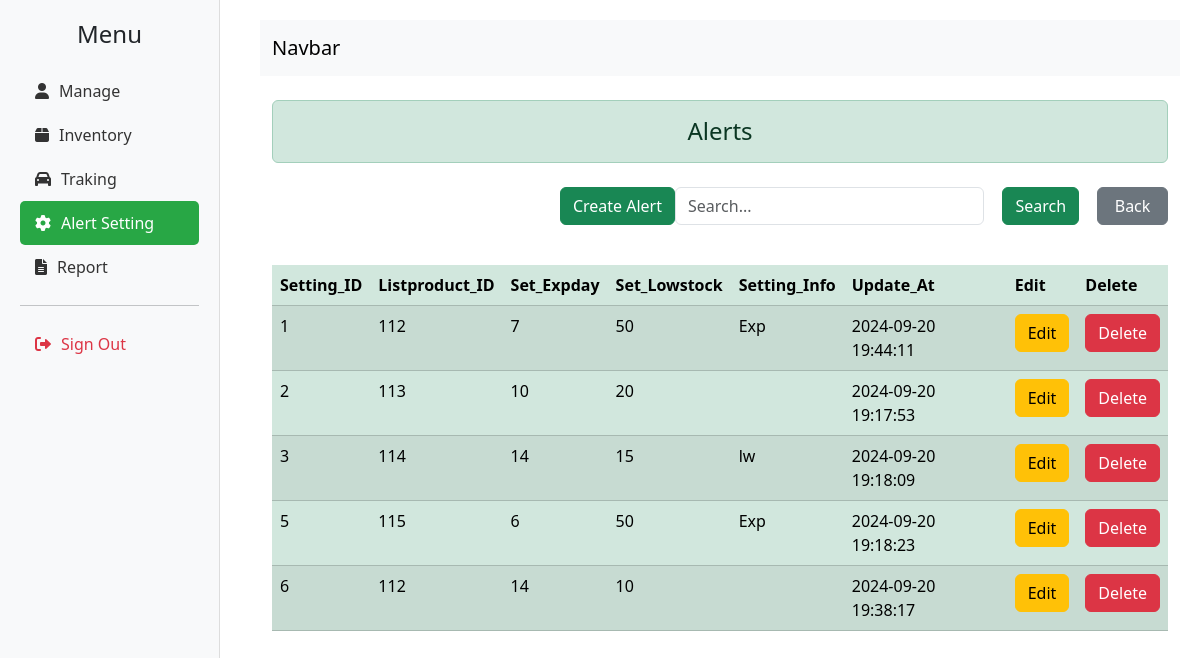
The page /jobdb/page/admin/alert_setting.php on the database as committed earlier.
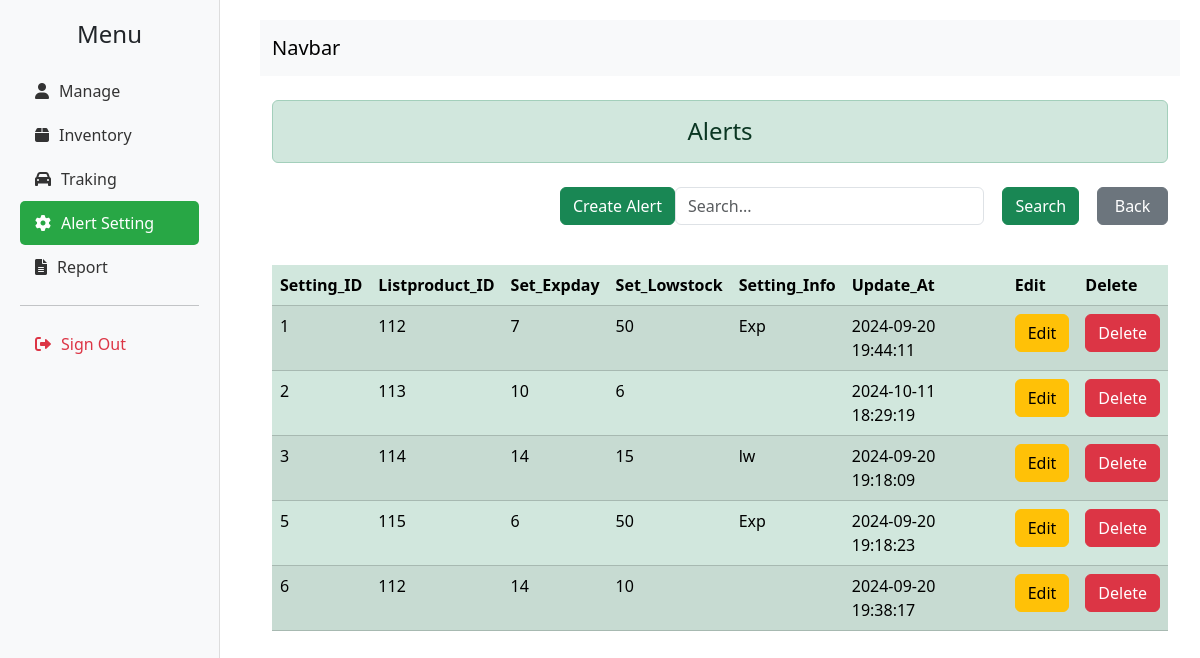
The same page on the database as committed later.
### tables this page shows
CREATE TABLE `alerts_setting` (
  `setting_id` int(11) NOT NULL,
  `listproduct_id` int(11) NOT NULL,
  `set_expday` int(50) NOT NULL,
  `set_lowstock` int(50) NOT NULL,
  `setting_info` text NOT NULL,
  `update_at` timestamp NOT NULL DEFAULT current_timestamp() ON UPDATE current_timestamp()
);

### jobdb/page/admin/alert_setting.php (the view, shortened to what the changed rows need)
<?php
try {
    $conn = new ConnectionDatabase();
    $conn = $conn->connect();
    $search = isset($_GET['search']) ? $_GET['search'] : '';
    $query = "SELECT * FROM alerts_setting WHERE setting_id LIKE ? OR set_expday LIKE ? OR set_lowstock LIKE ?";
    $stmt = $conn->prepare($query);
    $search_param = "%$search%";
    $stmt->bind_param("sss", $search_param, $search_param, $search_param);
    $stmt->execute();
    $result = $stmt->get_result();
} catch (Exception $e) {
    echo "Error: " . $e->getMessage();
    exit;
}
?>
<!doctype html>
<html lang="en">
<head>
    <link href="https://cdn.jsdelivr.net/npm/bootstrap@5.3.3/dist/css/bootstrap.min.css" rel="stylesheet">
    <link href="https://cdnjs.cloudflare.com/ajax/libs/font-awesome/6.0.0-beta3/css/all.min.css" rel="stylesheet">
</head>
<body>
    <div class="content">
        <div class="container">
            <div class="table-responsive table-container">
                <table class="table table-success table-striped table-hover">
                    <thead>
                        <tr>
                            <th>Setting_ID </th>
                            <th>Listproduct_ID</th>
                            <th>Set_Expday</th>
                            <th>Set_Lowstock</th>
                            <th>Setting_Info</th>
                            <th>Update_At</th>
                            <th>Edit</th>
                            <th>Delete</th>
                        </tr>
                    </thead>
                    <tbody>
                        <?php
                        if ($result) {
                            if ($result->num_rows > 0) {
                                while ($row = $result->fetch_assoc()) {
                        ?>
                                    <tr>
                                        <td><?= htmlspecialchars($row["setting_id"]) ?></td>
                                        <td><?= htmlspecialchars($row["listproduct_id"]) ?></td>
                                        <td><?= htmlspecialchars($row["set_expday"]) ?></td>
                                        <td><?= htmlspecialchars($row["set_lowstock"]) ?></td>
                                        <td><?= htmlspecialchars($row['setting_info']) ?></td>
                                        <td><?= htmlspecialchars($row['update_at']) ?></td>
                                        <td>
                                            <a href="edit_alerts.php?setting_id=<?= htmlspecialchars($row['setting_id']) ?>" class="btn btn-warning">Edit</a>
                                        </td>
                                        <td>
                                            <a href="delete_alerts.php?setting_id=<?= htmlspecialchars($row['setting_id']) ?>" class="btn btn-danger" onclick="return confirm('Are you sure you want to delete this alert?');">Delete</a>
                                        </td>
                                    </tr>
                        <?php
                                }
                            } else {
                                echo "<tr><td colspan='8' class='text-center'>No records found.</td></tr>";
                            }
                        } else {
                            echo "<p>Error fetching data: " . $conn->error . "</p>";
                        }
                        ?>
                    </tbody>
                </table>
            </div>
        </div>
    </div>
</body>
</html>

Rows that differ between the two databases and show on the page:
changed alerts_setting id 2: set_lowstock "20" → "6"; update_at "2024-09-20 19:17:53" → "2024-10-11 18:29:19"
